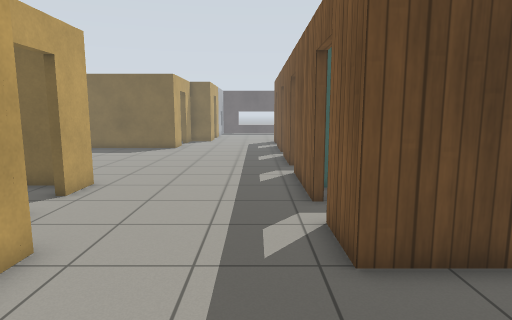
view 1 (above)

24 first-person views from a walk through a robot-simulator world made for Gazebo. The camera is 1.2 m above the floor, tilts 8° down and sees 75° across. The floor is counted in squares, 0.5 m on a side. Each view is taken from the middle of a square. On the plan, view 1 faces up. The plan holds only what a view shows up to about 19 squares ahead; the rest is blank. Gazebo's built-in surfaces are drawn with simple patterns.

view 2
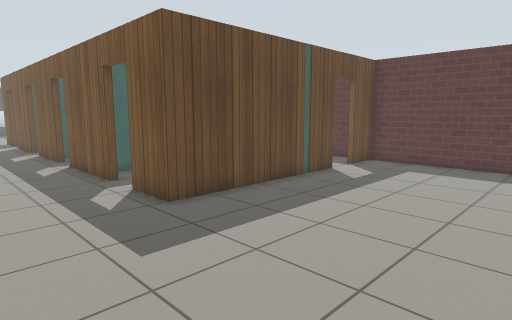

view 3
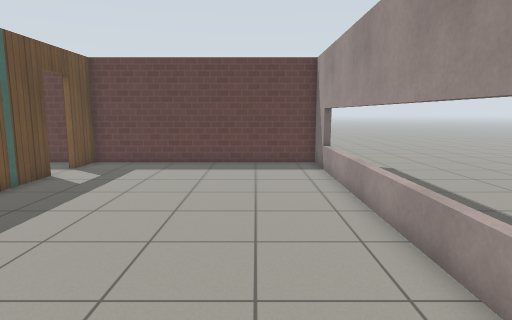

view 4
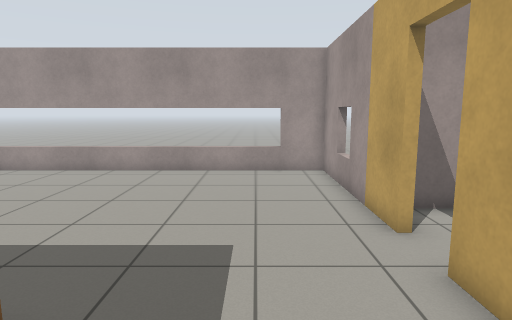

view 5
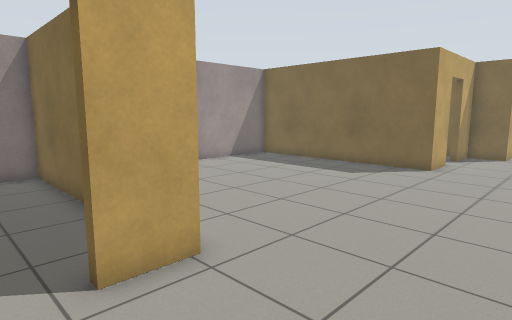

view 6
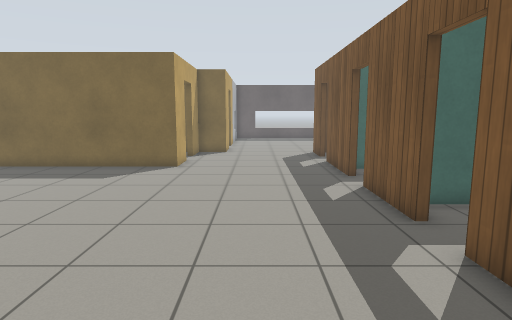

view 7
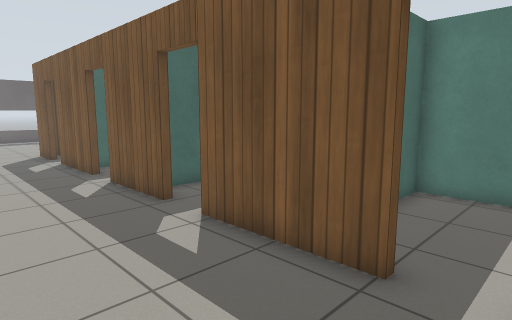

view 8
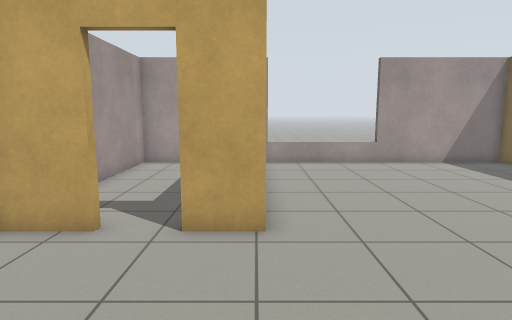

view 9
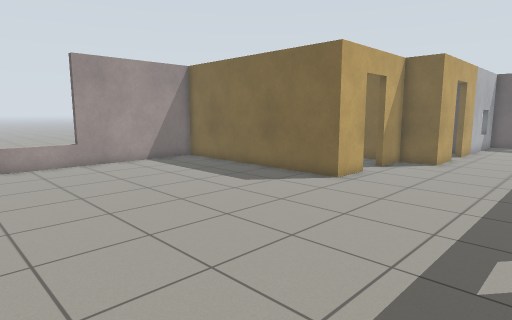

view 10
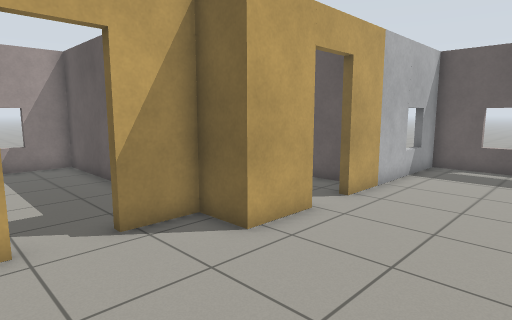

view 11
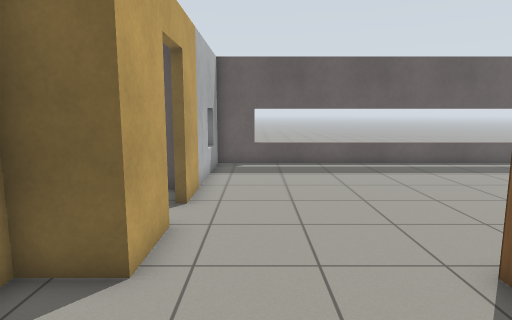

view 12
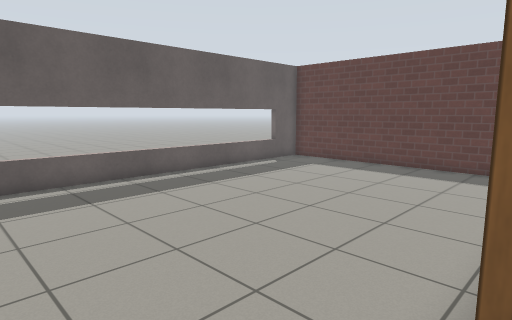

view 13
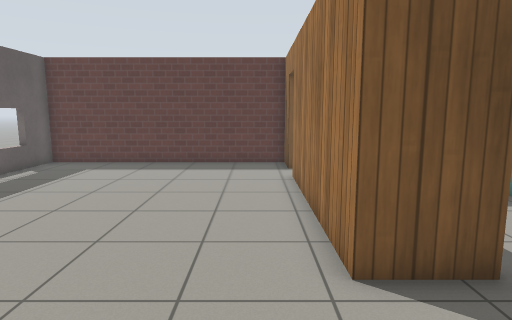

view 14
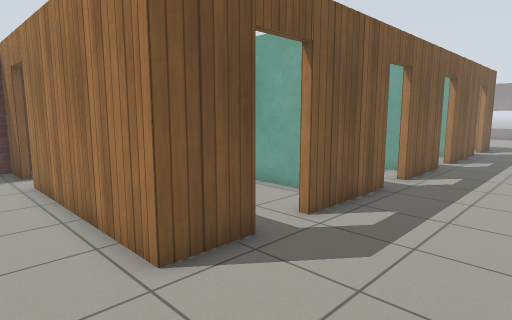

view 15
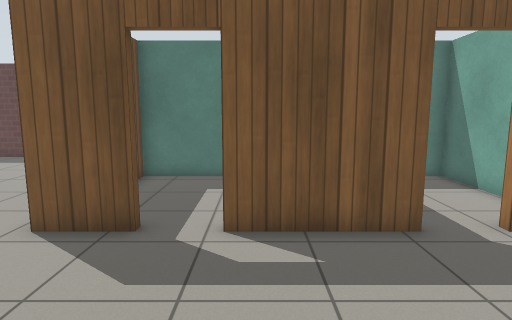

view 16
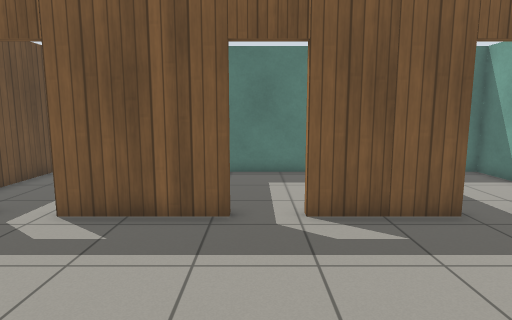

view 17
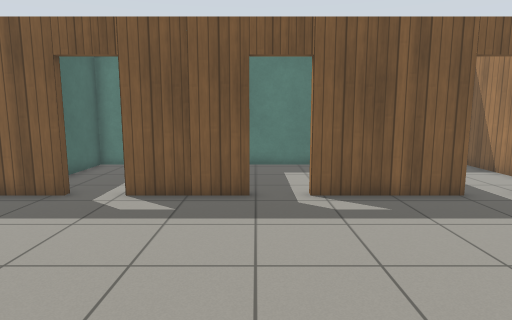

view 18
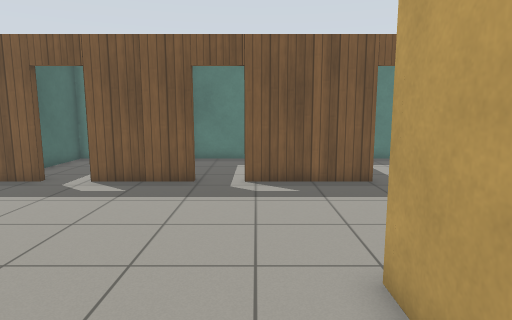

view 19
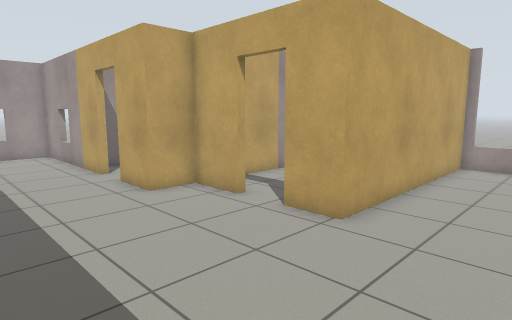

view 20
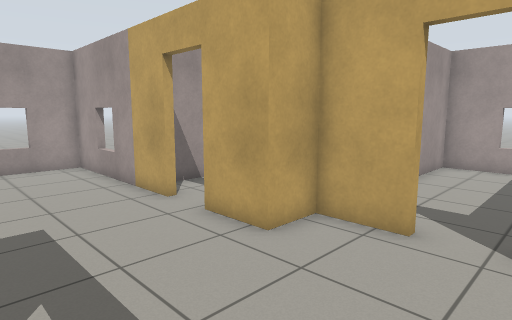

view 21
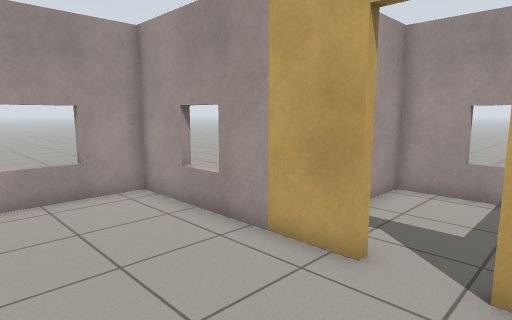

view 22
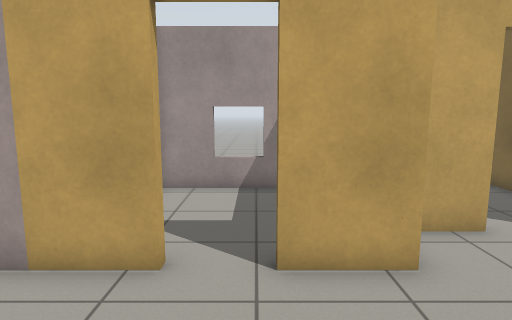

view 23
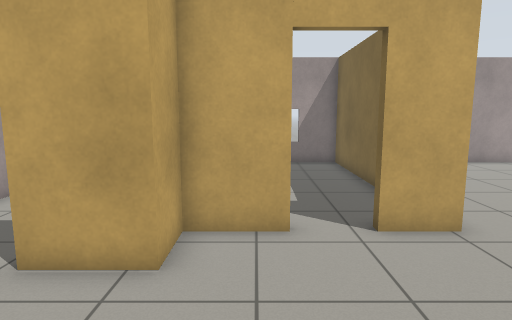

view 24
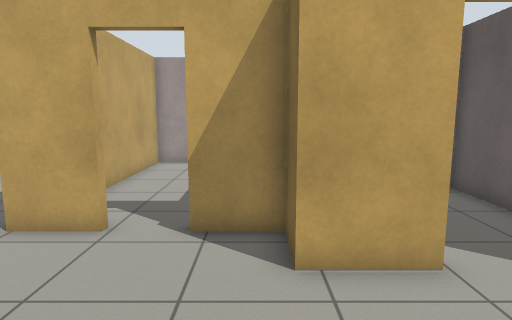

### Floor plan
Points are (right, up) in squares from view 1. A wall is a line through its corners. A room is listed if a view was taken in it or the views show most of it. See-through windows are left out.
Room 1 (views 1, 2, 3, 21, 22)
walls: (9.7, 4.9) (1.6, 4.9); (-3.9, 1.5) (-3.9, -5.9) (13.3, -5.9) (13.3, 4.9) (11.4, 4.9); (-3.9, 4.5) (-3.9, 3.3)
ways out: opening at (-1, 5) to room 2; open door at (-4, 2.5) to room 9; open door at (10.5, 5)
Room 2 (views 4, 5, 6, 7, 8, 9, 10, 11, 12, 15, 16, 17, 18, 19, 20, 23, 24)
walls: (1.6, 15.1) (1.6, 18.9); (1.6, 20.5) (1.6, 24.7); (-5.5, 24.9) (-5.5, 22.9) (-15.2, 22.9) (-15.2, 11.2) (-5.5, 11.2) (-5.5, 9.4); (-5.5, 7.7) (-5.5, 5.5) (-3.9, 5.5) (-3.9, 4.5); (1.6, 8.9) (1.6, 13.5); (1.6, 26.4) (1.6, 28.6); (-3.9, 29.6) (-3.9, 28.6) (-5.5, 28.6) (-5.5, 26.6); (1.6, 4.9) (1.6, 7.1)
ways out: opening at (-1, 5) to room 1; opening at (-1, 29) to room 3; open door at (-6, 8.5) to room 4; open door at (-6, 25.5) to room 5; open door at (2, 8) to room 6; open door at (2, 14.5) to room 7; open door at (2, 19.5) to room 8; open door at (2, 25.5)
Room 3 (views 13, 14)
walls: (1.6, 28.6) (9.6, 28.6); (-3.9, 31) (-3.9, 29.6); (11.4, 28.6) (13.3, 28.6) (13.3, 40) (-3.9, 40) (-3.9, 32.7)
ways out: opening at (-1, 29) to room 2; open door at (-4, 31.5); open door at (10.5, 28.5)
Room 4 (no view inside)
walls: (-6.6, 10.9) (-15.2, 10.9) (-15.2, 5.5) (-7.9, 5.5)
ways out: open door at (-6, 8.5) to room 2
Room 5 (no view inside)
walls: (-10.9, 28.6) (-15.2, 28.6) (-15.2, 23.2) (-9.4, 23.2); (-6.2, 28.6) (-7.5, 28.6)
ways out: open door at (-6, 25.5) to room 2
Room 6 (no view inside)
walls: (7.6, 8.2) (7.6, 10.6) (6.1, 10.6); (4.6, 5.2) (7.4, 5.2); (3.2, 10.6) (2.1, 10.6); (7.6, 5.9) (7.6, 6.7)
ways out: open door at (2, 8) to room 2
Room 7 (no view inside)
walls: (3.9, 16.6) (2.1, 16.6); (5.6, 10.9) (7.6, 10.9) (7.6, 16.2)
ways out: open door at (2, 14.5) to room 2
Room 8 (no view inside)
walls: (2.5, 16.9) (7.6, 16.9) (7.6, 22.3) (2.4, 22.3)
ways out: open door at (2, 19.5) to room 2
Room 9 (no view inside)
walls: (-9.6, 3.7) (-9.6, -0.2) (-4.7, -0.2)
ways out: open door at (-4, 2.5) to room 1

Where each view was taken, in squares from view 1:
view 1: 0 up, 0 right, facing up
view 2: 3 down, 3 left, facing up-right
view 3: 3 down, 3 left, facing right
view 4: 8 up, 1 left, facing down
view 5: 8 up, 1 left, facing up-left
view 6: 8 up, 2 left, facing up
view 7: 7 up, 3 left, facing up-right
view 8: 11 up, 1 right, facing left
view 9: 12 up, 1 right, facing up-left
view 10: 24 up, 1 right, facing up-left
view 11: 24 up, 2 left, facing up
view 12: 28 up, 2 left, facing up-right
view 13: 30 up, 3 left, facing right
view 14: 31 up, 3 left, facing down-right
view 15: 24 up, 5 left, facing right
view 16: 20 up, 6 left, facing right
view 17: 15 up, 8 left, facing right
view 18: 13 up, 10 left, facing right
view 19: 15 up, 1 right, facing down-left
view 20: 10 up, 1 right, facing down-left
view 21: 4 up, 1 right, facing down-left
view 22: 3 up, 1 right, facing left
view 23: 7 up, 1 right, facing left
view 24: 28 up, 1 right, facing left
